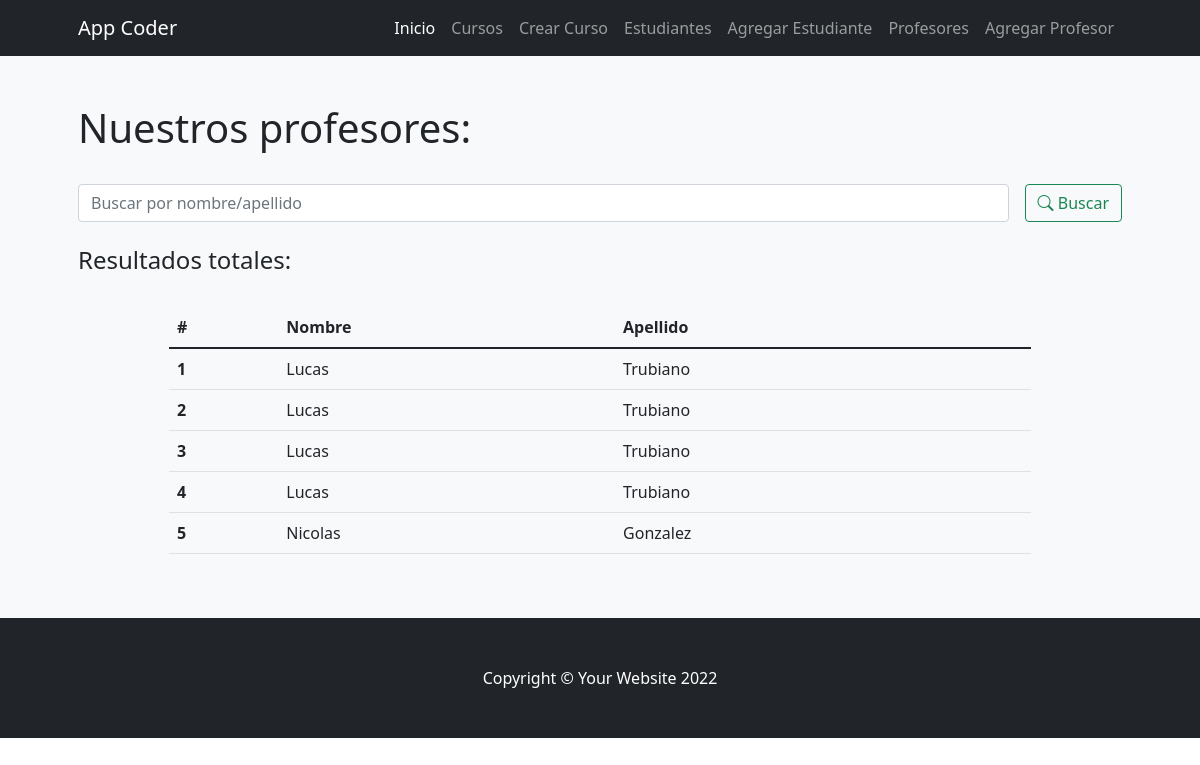
Screenshot of /coderapp/profesores/ with the database file from the repository.
### ProyectoCoderApp/models.py (models this page shows)
class Profesor(models.Model):
    nombre = models.CharField(max_length=30) # Texto
    apellido = models.CharField(max_length=30) # Texto
    email = models.EmailField(blank=True, null=True) # Email - Opcional
    profesion = models.CharField(max_length=30)
    class Meta:
        verbose_name_plural = "Profesores"

### ProyectoCoderApp/views.py (the view)
# urls.py: path('profesores/', profesores, name="profesores"),
def profesores(request):
    if request.method == "POST":
        search = request.POST["search"]
        if search !="":
            profesores = Profesor.objects.filter( Q(nombre__icontains=search) | Q(apellido__icontains=search)).values()
            return render(request, "ProyectoCoderApp/profesores.html", {"profesores":profesores, "search":True, "busqueda":search})
    profesores = Profesor.objects.all()
    return render(request,"ProyectoCoderApp/profesores.html",{"profesores":profesores})

### ProyectoCoderApp/templates/ProyectoCoderApp/profesores.html (shortened to what this page needs)
{% extends 'ProyectoCoderApp/base.html' %}
{% load static %}
{% block contenidoPagina %}
<section class="bg-light py-5">
    <div class="container px-5">
        <h1>Nuestros profesores:</h1>
        <br>
        <div class="row gx-5 justify-content-center">
            <div class="col-lg-12">
                <form class="d-flex my-2 my-lg-0" action="" method="post">
                    <input class="flex-grow-0 form-control mr-sm-2" type="search" name="search" placeholder="Buscar por nombre/apellido" aria-label="Search">
                    <button class="btn btn-outline-success text-nowrap ms-3 my-2 my-sm-0" type="submit"> <i class="bi bi-search"></i> Buscar</button>
                </form>
            </div>
        </div>
        <br>
        <h4>Resultados
            {% if search %}
                para "{{busqueda}}":
            {% else %}
                totales:
            {% endif %}
        </h4>
        <br>
        <div class="row gx-5 justify-content-center">
            <div class="col-lg-10 table-responsive">
                <table class="table table-theme">
                    <thead>
                        <tr>
                            <th scope="col">#</th>
                            <th scope="col">Nombre</th>
                            <th scope="col">Apellido</th>
                        </tr>
                    </thead>
                    <tbody>
                        {% for profe in profesores %}
                            <tr>
                                <th scope="row">{{forloop.counter}}</th>
                                <td>{{profe.nombre}}</td>
                                <td>{{profe.apellido}}</td>
                                <td></td>
                            </tr>
                        {% endfor %}
                    </tbody>
                </table>
            </div>
        </div>
    </div>
</section>
{% endblock %}

### rows the page displays
Profesor: nombre "Lucas", apellido "Trubiano"
Profesor: nombre "Lucas", apellido "Trubiano"
Profesor: nombre "Lucas", apellido "Trubiano"
Profesor: nombre "Lucas", apellido "Trubiano"
Profesor: nombre "Nicolas", apellido "Gonzalez"
